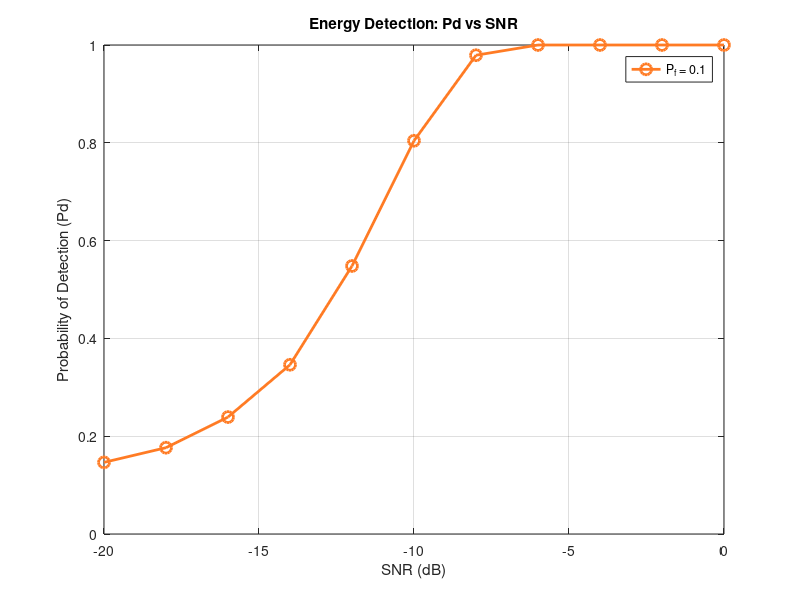

The MATLAB script that drew this image:
clc; clear; close all;
colo = [255,123,36]/255;
L = 1000;          
Pf = 0.1;          
SNR_dB = -20:2:0;   
SNR_linear = 10.^(SNR_dB./10); 
Monte_Carlo = 10000; 

Pd = zeros(1, length(SNR_dB));

threshold = (qfuncinv(Pf) * sqrt(2*L)) + L;

for i = 1:length(SNR_dB)
    detected_count = 0;
    for j = 1:Monte_Carlo
    
        noise = randn(1, L);
        
        
        signal = sqrt(SNR_linear(i)) * randn(1, L);
        

        received_signal = signal + noise;
        
        energy = sum(abs(received_signal).^2);
        

        if (energy > threshold)
            detected_count = detected_count + 1;
        end
    end
    Pd(i) = detected_count / Monte_Carlo;
end

figure;
plot(SNR_dB, Pd, '-bo', 'LineWidth', 2, 'MarkerSize', 8,'color',colo);
grid on;
xlabel('SNR (dB)');
ylabel('Probability of Detection (Pd)');
title('Energy Detection: Pd vs SNR');
legend(['P_f = ', num2str(Pf)]);